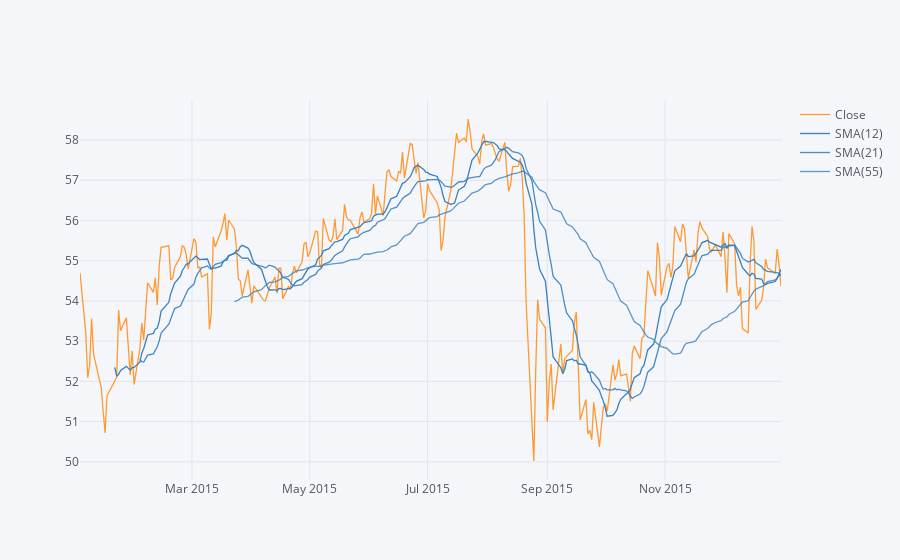

Notebook code for this chart:
### Code cell
#Making a moving averages plot for Wells Fargo in 2015, with multiple periods
WFC['Close'].loc['2015-01-01':'2016-01-01'].ta_plot(study='sma',periods=[12,21,55])

### Figure 1 — Plotly figure (JSON) as saved in the notebook; plotly's stock layout.template omitted (floating-point values rounded to 4 significant figures; data arrays with more than 128 entries replaced by an {"elided": "..."} marker saying what was removed)
{"data": [{"line": {"color": "rgba(255, 153, 51, 1.0)", "dash": "solid", "shape": "linear", "width": 1.3}, "mode": "lines", "name": "Close", "text": "", "type": "scatter", "x": {"elided": "252 str values"}, "y": {"elided": "252 float values"}}, {"line": {"color": "rgba(55, 128, 191, 1.0)", "dash": "solid", "shape": "linear", "width": 1.3}, "mode": "lines", "name": "SMA(12)", "text": "", "type": "scatter", "x": {"elided": "252 str values"}, "y": {"elided": "252 mixed values"}}, {"line": {"color": "rgba(55, 128, 191, 0.8999999999999999)", "dash": "solid", "shape": "linear", "width": 1.3}, "mode": "lines", "name": "SMA(21)", "text": "", "type": "scatter", "x": {"elided": "252 str values"}, "y": {"elided": "252 mixed values"}}, {"line": {"color": "rgba(55, 128, 191, 0.7999999999999998)", "dash": "solid", "shape": "linear", "width": 1.3}, "mode": "lines", "name": "SMA(55)", "text": "", "type": "scatter", "x": {"elided": "252 str values"}, "y": {"elided": "252 mixed values"}}], "layout": {"legend": {"bgcolor": "#F5F6F9", "font": {"color": "#4D5663"}}, "paper_bgcolor": "#F5F6F9", "plot_bgcolor": "#F5F6F9", "title": {"font": {"color": "#4D5663"}}, "xaxis": {"gridcolor": "#E1E5ED", "showgrid": true, "tickfont": {"color": "#4D5663"}, "title": {"font": {"color": "#4D5663"}, "text": ""}, "zerolinecolor": "#E1E5ED"}, "yaxis": {"gridcolor": "#E1E5ED", "showgrid": true, "tickfont": {"color": "#4D5663"}, "title": {"font": {"color": "#4D5663"}, "text": ""}, "zerolinecolor": "#E1E5ED"}}}
